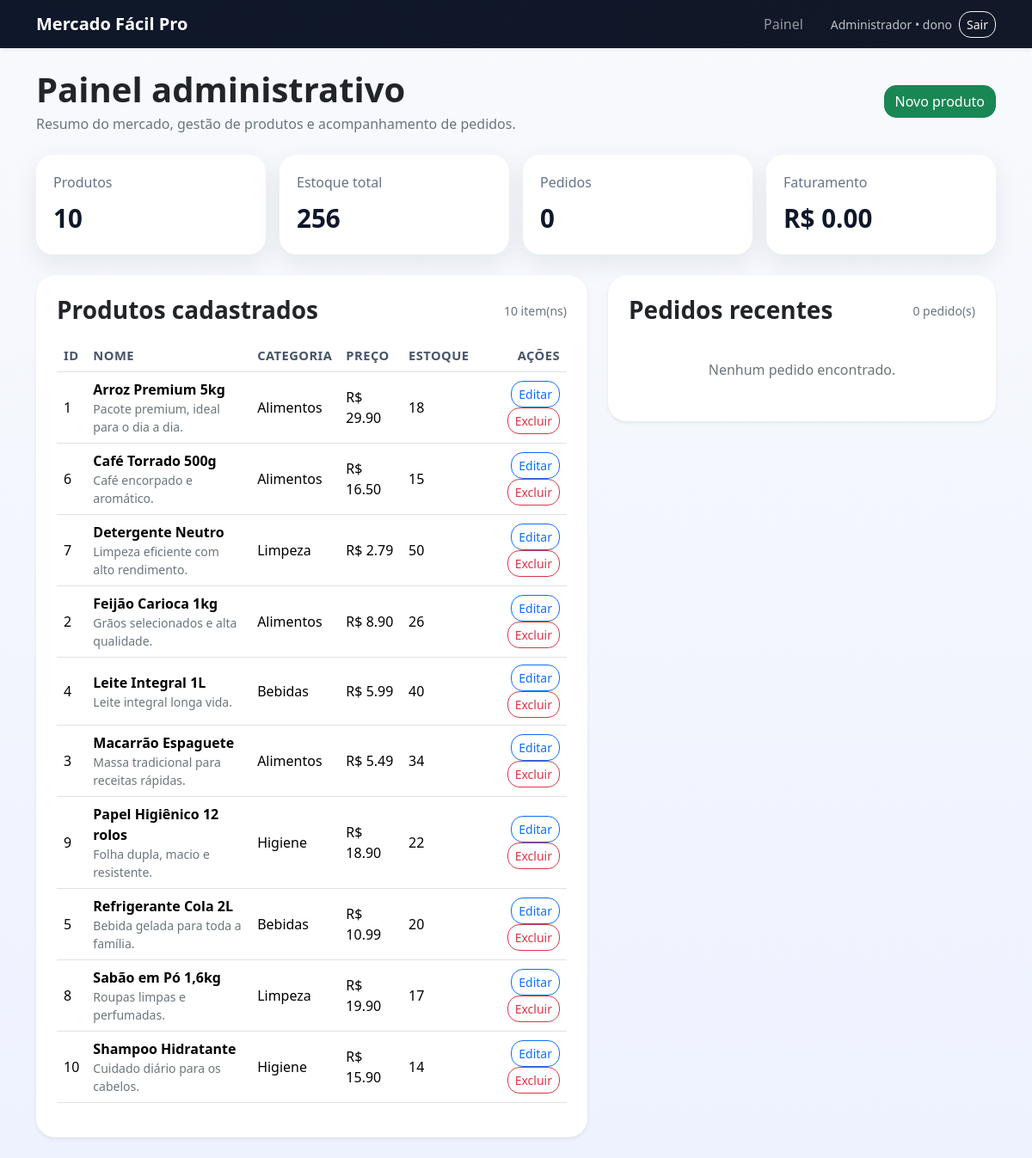
Page /admin (signed in) on the committed database.
### tables this page shows
CREATE TABLE usuarios (
                id INTEGER PRIMARY KEY AUTOINCREMENT,
                nome TEXT NOT NULL,
                usuario TEXT NOT NULL UNIQUE,
                senha TEXT NOT NULL,
                perfil TEXT NOT NULL
            );

CREATE TABLE produtos (
                id INTEGER PRIMARY KEY AUTOINCREMENT,
                nome TEXT NOT NULL,
                preco REAL NOT NULL,
                categoria TEXT NOT NULL,
                estoque INTEGER NOT NULL DEFAULT 0,
                descricao TEXT DEFAULT ''
            );

### app.py (the view)
@app.route("/admin")
@admin_required
def admin_dashboard():
    db = get_db()
    resumo = db.resumo_admin()
    produtos = db.buscar_produtos()
    pedidos = db.pedidos_gerais()
    return render_template("admin/dashboard.html", resumo=resumo, produtos=produtos, pedidos=pedidos)

### app.py (called while the page is built)
def get_db():
    if "db" not in g:
        g.db = MercadoDB(app.config["DB_PATH"])
    return g.db

@app.teardown_appcontext
def fechar_conexao(exception=None):
    db = g.pop("db", None)
    if db is not None:
        db.fechar()

@app.context_processor
def inject_globals():
    carrinho = session.get("carrinho", {})
    total_itens = sum(int(item["quantidade"]) for item in carrinho.values())
    total_valor = sum(float(item["subtotal"]) for item in carrinho.values())
    return {
        "usuario_logado": session.get("usuario"),
        "carrinho_total_itens": total_itens,
        "carrinho_total_valor": total_valor,
    }

def admin_required(view):
    @wraps(view)
    def wrapped_view(*args, **kwargs):
        usuario = session.get("usuario")
        if not usuario:
            flash("Faça login para continuar.", "warning")
            return redirect(url_for("index"))
        if usuario["perfil"] not in ["dono", "funcionario"]:
            flash("Acesso permitido apenas para a equipe administrativa.", "danger")
            return redirect(url_for("catalogo"))
        return view(*args, **kwargs)
    return wrapped_view

### banco.py (called while the page is built)
    def hash_senha(self, senha):
        return hashlib.sha256(senha.encode()).hexdigest()

    def buscar_produtos(self, busca="", categoria="Todas"):
        sql = "SELECT * FROM produtos WHERE 1=1"
        params = []
        if busca.strip():
            sql += " AND lower(nome) LIKE ?"
            params.append(f"%{busca.lower().strip()}%")
        if categoria and categoria != "Todas":
            sql += " AND categoria = ?"
            params.append(categoria)
        sql += " ORDER BY nome"
        self.cur.execute(sql, tuple(params))
        return self.cur.fetchall()

    def resumo_admin(self):
        self.cur.execute("SELECT COUNT(*) AS total FROM produtos")
        total_produtos = self.cur.fetchone()["total"]
        self.cur.execute("SELECT COALESCE(SUM(estoque), 0) AS total FROM produtos")
        total_estoque = self.cur.fetchone()["total"]
        self.cur.execute("SELECT COUNT(*) AS total FROM pedidos")
        total_pedidos = self.cur.fetchone()["total"]
        self.cur.execute("SELECT COALESCE(SUM(total), 0) AS total FROM pedidos")
        faturamento = self.cur.fetchone()["total"]
        return {
            "produtos": total_produtos,
            "estoque": total_estoque,
            "pedidos": total_pedidos,
            "faturamento": faturamento,
        }

    def fechar(self):
        self.con.close()

### templates/admin/dashboard.html (shortened to what this page needs)
{% extends 'base.html' %}
{% block content %}
<div class="d-flex flex-column flex-lg-row justify-content-between align-items-lg-center mb-4 gap-3">
    <div>
        <h1 class="fw-bold mb-1">Painel administrativo</h1>
        <p class="text-secondary mb-0">Resumo do mercado, gestão de produtos e acompanhamento de pedidos.</p>
    </div>
    <a href="{{ url_for('admin_novo_produto') }}" class="btn btn-success">Novo produto</a>
</div>
<div class="row g-3 mb-4">
    <div class="col-md-3"><div class="metric-card"><span>Produtos</span><strong>{{ resumo.produtos }}</strong></div></div>
    <div class="col-md-3"><div class="metric-card"><span>Estoque total</span><strong>{{ resumo.estoque }}</strong></div></div>
    <div class="col-md-3"><div class="metric-card"><span>Pedidos</span><strong>{{ resumo.pedidos }}</strong></div></div>
    <div class="col-md-3"><div class="metric-card"><span>Faturamento</span><strong>R$ {{ '%.2f'|format(resumo.faturamento) }}</strong></div></div>
</div>
<div class="row g-4">
    <div class="col-xl-7">
        <div class="card app-card shadow-sm">
            <div class="card-body p-4">
                <div class="d-flex justify-content-between align-items-center mb-3">
                    <h3 class="fw-bold mb-0">Produtos cadastrados</h3>
                    <span class="text-secondary small">{{ produtos|length }} item(ns)</span>
                </div>
                <div class="table-responsive">
                    <table class="table align-middle">
                        <thead>
                            <tr>
                                <th>ID</th>
                                <th>Nome</th>
                                <th>Categoria</th>
                                <th>Preço</th>
                                <th>Estoque</th>
                                <th class="text-end">Ações</th>
                            </tr>
                        </thead>
                        <tbody>
                            {% for produto in produtos %}
                            <tr>
                                <td>{{ produto.id }}</td>
                                <td>
                                    <div class="fw-semibold">{{ produto.nome }}</div>
                                    <div class="small text-secondary">{{ produto.descricao }}</div>
                                </td>
                                <td>{{ produto.categoria }}</td>
                                <td>R$ {{ '%.2f'|format(produto.preco) }}</td>
                                <td>{{ produto.estoque }}</td>
                                <td class="text-end">
                                    <a class="btn btn-sm btn-outline-primary" href="{{ url_for('admin_editar_produto', produto_id=produto.id) }}">Editar</a>
                                    <form method="post" action="{{ url_for('admin_excluir_produto', produto_id=produto.id) }}" class="d-inline">
                                        <button class="btn btn-sm btn-outline-danger" onclick="return confirm('Excluir este produto?')">Excluir</button>
                                    </form>
                                </td>
                            </tr>
                            {% else %}
                            <tr><td colspan="6" class="text-center text-secondary py-4">Nenhum produto cadastrado.</td></tr>
                            {% endfor %}
                        </tbody>
                    </table>
                </div>
            </div>
        </div>
    </div>
    <div class="col-xl-5">
        <div class="card app-card shadow-sm">
            <div class="card-body p-4">
                <div class="d-flex justify-content-between align-items-center mb-3">
                    <h3 class="fw-bold mb-0">Pedidos recentes</h3>
                    <span class="text-secondary small">{{ pedidos|length }} pedido(s)</span>
                </div>
                <div class="list-group list-group-flush">
                    {% for pedido in pedidos %}
                    <div class="list-group-item px-0 py-3 bg-transparent">
                        <div class="d-flex justify-content-between align-items-start gap-3">
                            <div>
                                <div class="fw-semibold">Pedido #{{ pedido.id }} • {{ pedido.nome }}</div>
                                <div class="small text-secondary">@{{ pedido.usuario }} • {{ pedido.criado_em }}</div>
                                <div class="small mt-1"><span class="badge text-bg-success">{{ pedido.status }}</span></div>
                            </div>
                            <div class="text-end">
                                <div class="fw-bold text-success">R$ {{ '%.2f'|format(pedido.total) }}</div>
                                <a class="small" href="{{ url_for('admin_detalhe_pedido', pedido_id=pedido.id) }}">Ver itens</a>
                            </div>
                        </div>
                    </div>
                    {% else %}
                    <div class="text-center text-secondary py-4">Nenhum pedido encontrado.</div>
                    {% endfor %}
                </div>
            </div>
        </div>
    </div>
</div>
{% endblock %}

### templates/base.html (shortened to what this page needs)
<!DOCTYPE html>
<html lang="pt-BR">
<head>
    <link href="https://cdn.jsdelivr.net/npm/bootstrap@5.3.3/dist/css/bootstrap.min.css" rel="stylesheet">
    <link rel="stylesheet" href="{{ url_for('static', filename='css/style.css') }}">
</head>
<body>
<nav class="navbar navbar-expand-lg navbar-dark shadow-sm app-navbar">
    <div class="container">
        <a class="navbar-brand fw-bold" href="{{ url_for('index') }}">Mercado Fácil Pro</a>
        <div class="collapse navbar-collapse" id="menu">
            <ul class="navbar-nav ms-auto align-items-lg-center gap-lg-2">
                {% if usuario_logado %}
                    {% if usuario_logado.perfil in ['dono', 'funcionario'] %}
                        <li class="nav-item"><a class="nav-link" href="{{ url_for('admin_dashboard') }}">Painel</a></li>
                    {% endif %}
                    <li class="nav-item ms-lg-3 text-light small opacity-75">{{ usuario_logado.nome }} • {{ usuario_logado.perfil }}</li>
                    <li class="nav-item"><a class="btn btn-outline-light btn-sm" href="{{ url_for('logout') }}">Sair</a></li>
                {% endif %}
            </ul>
        </div>
    </div>
</nav>
<main class="py-4">
    <div class="container">
        {% block content %}{% endblock %}
    </div>
</main>
</body>
</html>

### static/css/style.css (style rules this page uses)
:root { --bg: #0f172a; --bg-sec: #111827; --panel: #1e293b; --text: #e2e8f0; --muted: #94a3b8; --primary: #22c55e; --secondary: #38bdf8; }
body { background: linear-gradient(180deg, #f8fafc 0%, #eef2ff 100%); min-height: 100vh; }
.app-navbar { background: linear-gradient(90deg, var(--bg), var(--bg-sec)); }
.app-card { border: 0; border-radius: 22px; }
.metric-card { background: white; border-radius: 20px; padding: 1.25rem; height: 100%; box-shadow: 0 10px 30px rgba(15, 23, 42, 0.08); }
.metric-card span { display: block; color: #64748b; margin-bottom: 0.5rem; }
.metric-card strong { font-size: 1.85rem; color: var(--bg); }
.table thead th { color: #475569; font-size: 0.92rem; text-transform: uppercase; letter-spacing: 0.03em; }
.btn, .form-control, .form-select { border-radius: 14px; }

### rows in the picture
usuarios: nome "Administrador"
produtos: id "1", nome "Arroz Premium 5kg", descricao "Pacote premium, ideal para o dia a dia.", categoria "Alimentos", preco "29.90", estoque "18"
produtos: id "6", nome "Café Torrado 500g", descricao "Café encorpado e aromático.", categoria "Alimentos", preco "16.50", estoque "15"
produtos: id "7", nome "Detergente Neutro", descricao "Limpeza eficiente com alto rendimento.", categoria "Limpeza", preco "2.79", estoque "50"
produtos: id "2", nome "Feijão Carioca 1kg", descricao "Grãos selecionados e alta qualidade.", categoria "Alimentos", preco "8.90", estoque "26"
produtos: id "4", nome "Leite Integral 1L", descricao "Leite integral longa vida.", categoria "Bebidas", preco "5.99", estoque "40"
produtos: id "3", nome "Macarrão Espaguete", descricao "Massa tradicional para receitas rápidas.", categoria "Alimentos", preco "5.49", estoque "34"
produtos: id "9", nome "Papel Higiênico 12 rolos", descricao "Folha dupla, macio e resistente.", categoria "Higiene", preco "18.90", estoque "22"
produtos: id "5", nome "Refrigerante Cola 2L", descricao "Bebida gelada para toda a família.", categoria "Bebidas", preco "10.99", estoque "20"
produtos: id "8", nome "Sabão em Pó 1,6kg", descricao "Roupas limpas e perfumadas.", categoria "Limpeza", preco "19.90", estoque "17"
produtos: id "10", nome "Shampoo Hidratante", descricao "Cuidado diário para os cabelos.", categoria "Higiene", preco "15.90", estoque "14"

### other values in the picture
{{ usuario_logado.perfil }} "dono"
{{ resumo.produtos }} "10"
{{ resumo.estoque }} "256"
{{ resumo.pedidos }} "0"
{{ '%.2f'|format(resumo.faturamento) }} "0.00"
{{ produtos|length }} "10"
{{ pedidos|length }} "0"
